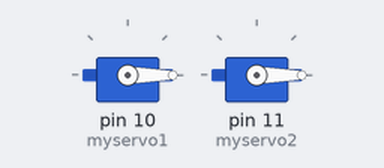
A sketch run on a simulated Arduino Uno, built with avr-gcc and run on an emulated ATmega328P. Shown: 2 × servo.

Above: at 0.1 s.
Timing chart, 0 to 1.6 s (numbered marks = the images above):
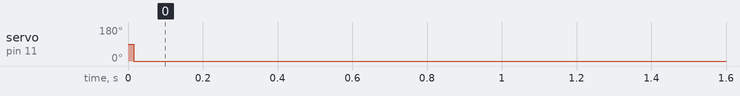

The sketch:

servo_callib.ino
```cpp
#include <Servo.h>

Servo myservo1,myservo2;  // create servo object to control a servo
// twelve servo objects can be created on most boards

int pos1 = 0;    // variable to store the servo1 position
int pos2 = 0;    // variable to store the servo2 position

void setup() {
  myservo1.attach(10);  // attaches the servo on pin 9 to the servo object
  myservo2.attach(11);  // attaches the servo on pin 9 to the servo object
}

void loop() {
    myservo1.write(pos1);              // tell servo1 to go to position in variable 'pos1'
    delay(15);                       // waits 15ms for the servo to reach the position

    myservo2.write(pos2);              // tell servo2 to go to position in variable 'pos2'
    delay(15);                       // waits 15ms for the servo to reach the position
  }
```

Measured:
- by itself, servo on pin 11 (myservo2): 90° → 0° at 0.02 s
